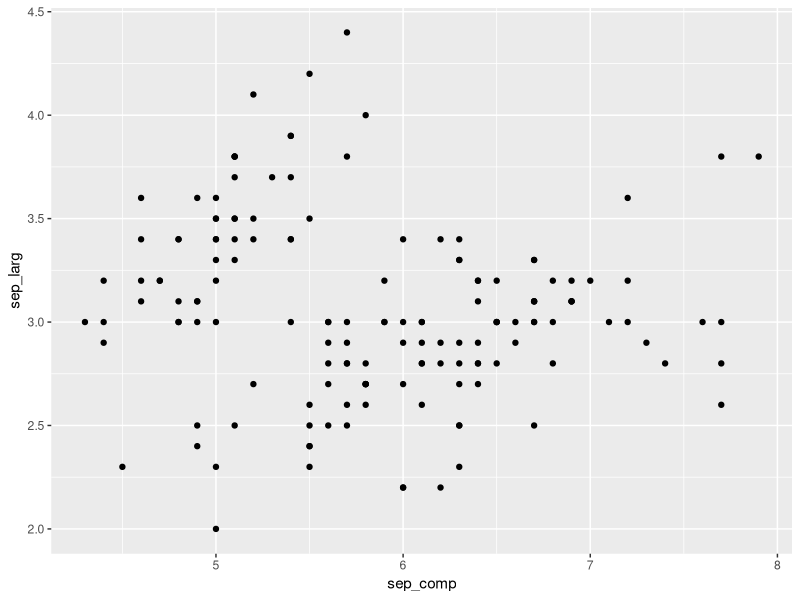
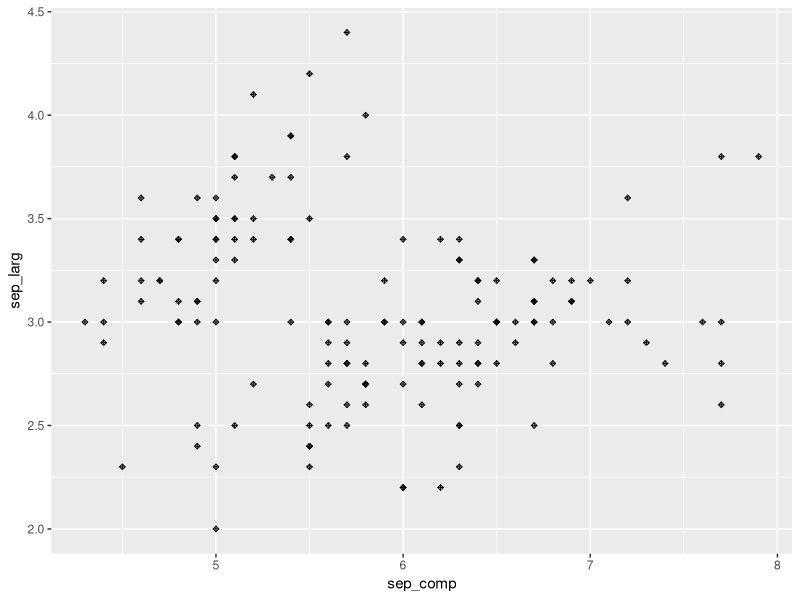
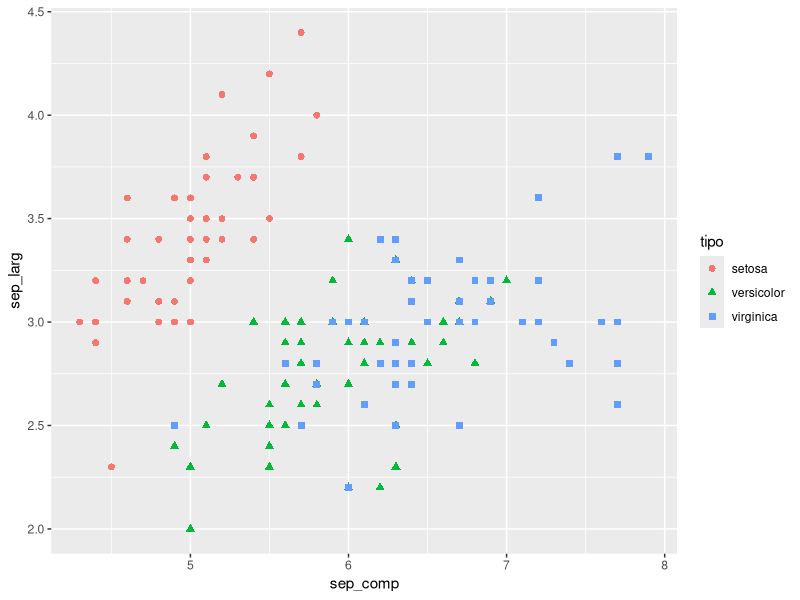
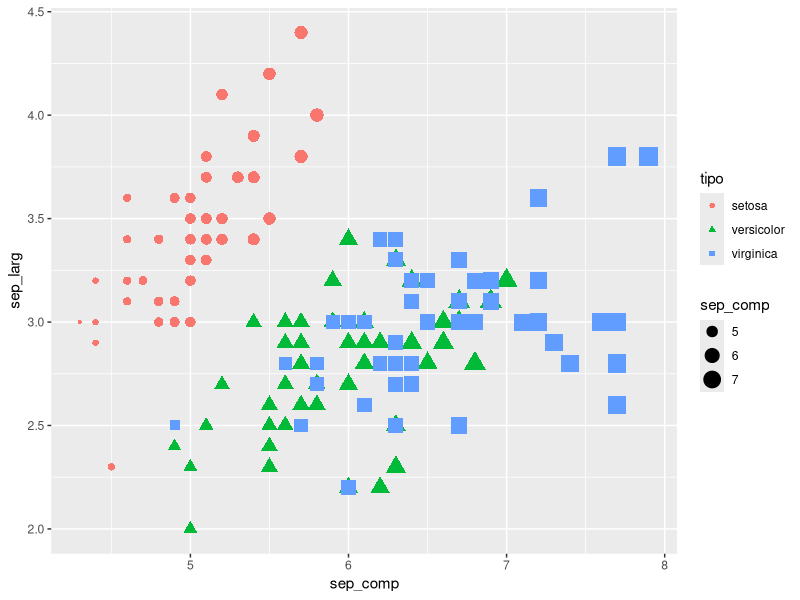
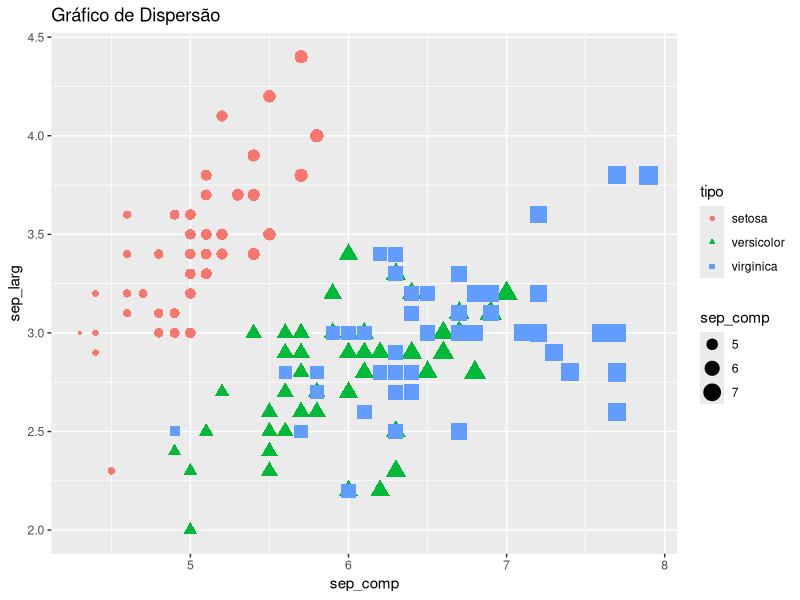

Here is the R script that generated these plots, in order: (Note: this script raises an error after producing the figures.)
## Aula 22/10

## GGPLOT2

## Limpando nosso Environment:
rm(list = ls())

## Instalando e Carregando o pacote do ggplot2:
#install.packages("ggplot2") # quem já tem instalado não precisa rodar

library(ggplot2)
library(dplyr)

iris2 <- iris %>%
  rename(c(sep_comp = Sepal.Length,
           sep_larg = Sepal.Width, 
           pet_comp = Petal.Length,
           pet_larg = Petal.Width,
           tipo = Species))


## Banco de dados: iris

## Função base do ggplot2:
### aes = mapeamento dos dados (eixo x e eixo y)
# estrutura de criação de graficos:  ggplot(data = banco de dados, aes(x = X, y = Y))

## Gráfico de Dispersão:
### geom_point() -> Gráfico de Dispersão
### Duas variáveis Numéricas;

names(iris2)

ggplot(iris2, aes(x = sep_comp, y = sep_larg)) +
  geom_point()

### Size e Shape:
ggplot(iris2, aes(x = sep_comp, y = sep_larg)) +
  geom_point(size = 1, shape = 9)

### Formato, cor e tamanho de acordo com a coluna "Species":
ggplot(iris2, aes(x = sep_comp, y = sep_larg, 
                 col = tipo)) +
  geom_point(aes(shape = tipo), size = 2)

ggplot(iris2, (aes(x = sep_comp, y = sep_larg, col = tipo))) +
       geom_point(aes(shape = tipo, size = sep_comp))



## Dar titulo ao gráfico:
ggplot(iris2, (aes(x = sep_comp, y = sep_larg, col = tipo))) +
       geom_point(aes(shape = tipo, size = sep_comp)) +
  ggtitle("Gráfico de Dispersão")

## Salvar / Exportar o gráfico:
ggsave("plot1 iris.png", height = 7, width = 6, dpi = 300)
### dpi : Dots Per Inch
       
ggplot(iris2, aes(x = sep_comp, y = sep_larg, 
                 col = tipo)) +
  geom_point(aes(shape = tipo, size = tipo), size = 2) +
  ggtitle("Gráfico de Dispersão") +
  ggsave("plot1 iris.png", height = 7, width = 6, dpi = 300)



## Boxplot
## geom_

ggplot(iris, aes(x = Species, y = Sepal.Width)) +
  geom_boxplot()

## preenchendo nosso boxplot de acordo com a coluna "species":
### fill != col
ggplot(iris, aes(x = Species, y = Sepal.Width, fill = Species)) +
  geom_boxplot()


## Colocar um título ao nosso boxplot:
ggplot(iris, aes(x = Species, y = Sepal.Width, fill = Species)) +
  geom_boxplot() +
  ggtitle("Boxplot Bonitão") + 
  ggsave("boxplot iris.png", height = 6, width = 5, dpi = 300)


       
# Parte 2


# Histograma

names(iris2)

ggplot(data = iris2, aes(x = sep_comp)) +
  geom_histogram(col = "black", bins = 10) + 
  labs(title = "Histograma \n Aula 04", # labs especifica nomes dos eixos e titulos
       subtitle = "Teste", 
       y = "Frequência", 
       x = "Comprimento da Sépala", 
       caption = "Intr. ao R - 2021") + # legenda
  theme_minimal() + # personalização do tema
  theme(plot.title = element_text(hjust = .5), # centraliza o titulo
        plot.subtitle = element_text(hjust = .5)) # centraliza o subtitulo


# grafico de barra
# gráficos de colunas: o geom_bar() e geom_col()
# geom_bar() dispensa o argumento y
# 
ggplot(data = iris2, aes(x = sep_comp, fill = tipo)) +
  geom_bar(bins = 10, position = "dodge") + 
  labs(title = "Histograma \n Aula 04", # labs especifica nomes dos eixos e titulos
       subtitle = "Teste", 
       y = "Frequência", 
       x = "Comprimento da Sépala", 
       caption = "Intr. ao R - 2021") + # legenda
  theme_minimal() + # personalização do tema
  theme(plot.title = element_text(hjust = .5), # centraliza o titulo
        plot.subtitle = element_text(hjust = .5)) # centraliza o subtitulo


# Gráfico de densidade
# Para variáveis numéricas contínuas

library(dplyr)
names(iris2)

ggplot(data = iris2, aes(x = sep_comp)) +
  geom_density()

# mesmo grafico com a logica do pipe
iris2 %>% 
  ggplot(aes(sep_comp, fill = tipo)) +
  geom_density(alpha = 1/3) + # alpha aceita num decimal ou fração: 0.5 ou 1/5
  labs(title = "Gráfico de densidade", # labs especifica nomes dos eixos e titulos
       subtitle = "Aula 04", 
       y = "Densidade", 
       x = "Comprimento da Sépala", 
       caption = "Intr. ao R - 2021") + # legenda
  scale_x_continuous(limits = c(4, 10), breaks = c(5, 8)) +
  # scale_y_continuous() +
  theme_minimal() + # personalização do tema
  theme(plot.title = element_text(hjust = .5), # centraliza o titulo
        plot.subtitle = element_text(hjust = .5)) # centraliza o subtitulo
       


# Grafico de Linha
?swiss

names(swiss)

swiss %>% 
  ggplot(aes(Examination, Education)) +
  geom_line(size = .6, col = "blue") +
  labs(title = "Gráfico de Linha", # labs especifica nomes dos eixos e titulos
       subtitle = "Aula 04", 
       y = "Educação", 
       x = "Exames", 
       caption = "Intr. ao R - 2021") + # legenda
  theme_minimal() + # personalização do tema
  theme(plot.title = element_text(hjust = .5), # centraliza o titulo
        plot.subtitle = element_text(hjust = .5)) # centraliza o subtitulo

  
# Boxplot

iris2 %>% 
  ggplot(aes(x = tipo, pet_comp, fill = tipo)) +
  geom_boxplot() +
  labs(title = "Boxplot", # labs especifica nomes dos eixos e titulos
       subtitle = "Aula 04", 
       y = "Comprimento da Pétala", 
       x = "Estpécie", 
       caption = "Intr. ao R - 2021") + # legenda
  theme_minimal() + # personalização do tema
  theme(plot.title = element_text(hjust = .5), # centraliza o titulo
        plot.subtitle = element_text(hjust = .5),
        legend.position = "none") +# centraliza o subtitulo
  scale_fill_brewer(palette = "Set1",
                    labels = c("Setosa", "Versicolor", "Virginica"))


library(gridExtra)



g2 = swiss %>% 
  ggplot(aes(Examination, Education)) +
  geom_line(size = .6, col = "blue") +
  labs(title = "Gráfico de Linha", # labs especifica nomes dos eixos e titulos
       subtitle = "Aula 04", 
       y = "Educação", 
       x = "Exames", 
       caption = "Intr. ao R - 2021") + # legenda
  theme_minimal() + # personalização do tema
  theme(plot.title = element_text(hjust = .5), # centraliza o titulo
        plot.subtitle = element_text(hjust = .5)) # centraliza o subtitulo


# Boxplot

g1 = iris2 %>% 
  ggplot(aes(x = tipo, pet_comp, fill = tipo)) +
  geom_boxplot() +
  labs(title = "Boxplot", # labs especifica nomes dos eixos e titulos
       subtitle = "Aula 04", 
       y = "Comprimento da Pétala", 
       x = "Espécie", 
       caption = "Intr. ao R - 2021") + # legenda
  theme_minimal() + # personalização do tema
  theme(plot.title = element_text(hjust = .5), # centraliza o titulo
        plot.subtitle = element_text(hjust = .5),
        legend.position = "none") +# centraliza o subtitulo
  scale_fill_brewer(palette = "Set1",
                    labels = c("Setosa", "Versicolor", "Virginica"))



grid.arrange(g1, g2)



ggsave("aula04_plot1.png", height = 8, width = 8, dpi = 300)





